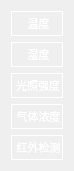
     <widget class="QWidget" name="layoutWidget">
      <property name="geometry">
       <rect>
        <x>21</x>
        <y>81</y>
        <width>71</width>
        <height>171</height>
       </rect>
      </property>
      <layout class="QVBoxLayout" name="verticalLayout">
       <item>
        <widget class="QLabel" name="label_2">
         <property name="font">
          <font>
           <pointsize>8</pointsize>
          </font>
         </property>
         <property name="styleSheet">
          <string notr="true">border-color: rgb(255, 255, 255);
border-width: 1px;
border-style: solid;</string>
         </property>
         <property name="text">
          <string>&lt;html&gt;&lt;head/&gt;&lt;body&gt;&lt;p align=&quot;center&quot;&gt;&lt;span style=&quot; color:#ffffff;&quot;&gt;温度&lt;/span&gt;&lt;/p&gt;&lt;/body&gt;&lt;/html&gt;</string>
         </property>
        </widget>
       </item>
       <item>
        <widget class="QLabel" name="label_3">
         <property name="styleSheet">
          <string notr="true">border-color: rgb(255, 255, 255);
border-width: 1px;
border-style: solid;</string>
         </property>
         <property name="text">
          <string>&lt;html&gt;&lt;head/&gt;&lt;body&gt;&lt;p align=&quot;center&quot;&gt;&lt;span style=&quot; font-size:8pt; color:#ffffff;&quot;&gt;湿度&lt;/span&gt;&lt;/p&gt;&lt;/body&gt;&lt;/html&gt;</string>
         </property>
        </widget>
       </item>
       <item>
        <widget class="QLabel" name="label_4">
         <property name="font">
          <font>
           <pointsize>7</pointsize>
          </font>
         </property>
         <property name="styleSheet">
          <string notr="true">border-color: rgb(255, 255, 255);
border-width: 1px;
border-style: solid;</string>
         </property>
         <property name="text">
          <string>&lt;html&gt;&lt;head/&gt;&lt;body&gt;&lt;p align=&quot;center&quot;&gt;&lt;span style=&quot; font-size:8pt; color:#ffffff;&quot;&gt;光照强度&lt;/span&gt;&lt;/p&gt;&lt;/body&gt;&lt;/html&gt;</string>
         </property>
        </widget>
       </item>
       <item>
        <widget class="QLabel" name="label_5">
         <property name="styleSheet">
          <string notr="true">border-color: rgb(255, 255, 255);
border-width: 1px;
border-style: solid;</string>
         </property>
         <property name="text">
          <string>&lt;html&gt;&lt;head/&gt;&lt;body&gt;&lt;p align=&quot;center&quot;&gt;&lt;span style=&quot; font-size:8pt; color:#ffffff;&quot;&gt;气体浓度&lt;/span&gt;&lt;/p&gt;&lt;/body&gt;&lt;/html&gt;</string>
         </property>
        </widget>
       </item>
       <item>
        <widget class="QLabel" name="label_6">
         <property name="styleSheet">
          <string notr="true">border-color: rgb(255, 255, 255);
border-width: 1px;
border-style: solid;</string>
         </property>
         <property name="text">
          <string>&lt;html&gt;&lt;head/&gt;&lt;body&gt;&lt;p align=&quot;center&quot;&gt;&lt;span style=&quot; font-size:8pt; color:#ffffff;&quot;&gt;红外检测&lt;/span&gt;&lt;/p&gt;&lt;/body&gt;&lt;/html&gt;</string>
         </property>
        </widget>
       </item>
      </layout>
     </widget>
